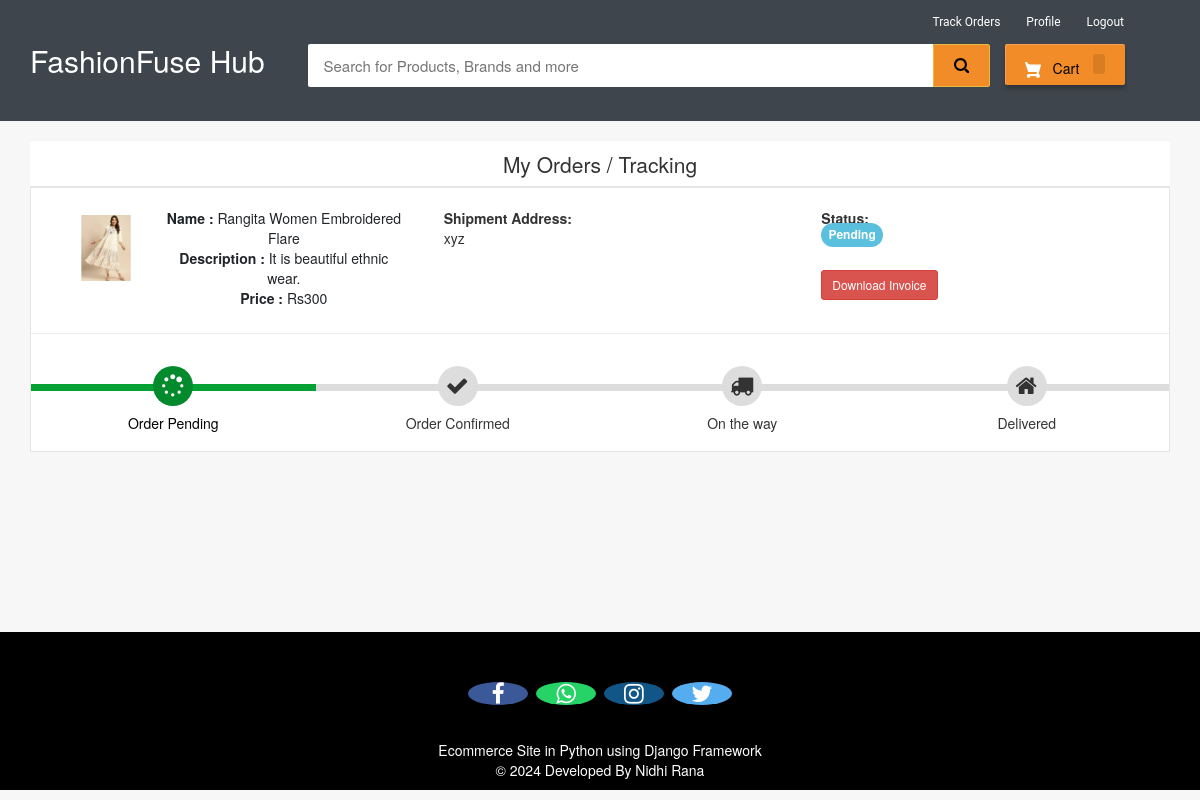
Page /my-order (signed in) on the committed database.
### ecom/models.py (models this page shows, shortened)
class Product(models.Model):
    name=models.CharField(max_length=40)
    product_image= models.ImageField(upload_to='product_image/',null=True,blank=True)
    price = models.PositiveIntegerField()
    description=models.CharField(max_length=40)

class Orders(models.Model):
    STATUS =(
        ('Pending','Pending'),
        ('Order Confirmed','Order Confirmed'),
        ('Out for Delivery','Out for Delivery'),
        ('Delivered','Delivered'),
    )
    customer=models.ForeignKey('Customer', on_delete=models.CASCADE,null=True)
    product=models.ForeignKey('Product',on_delete=models.CASCADE,null=True)
    email = models.CharField(max_length=50,null=True)
    address = models.CharField(max_length=500,null=True)
    mobile = models.CharField(max_length=20,null=True)
    order_date= models.DateField(auto_now_add=True,null=True)
    status=models.CharField(max_length=50,null=True,choices=STATUS)

### ecom/views.py (the view)
# urls.py: path('my-order', views.my_order_view,name='my-order'),
@login_required(login_url='customerlogin')
@user_passes_test(is_customer)
def my_order_view(request):
    customer=models.Customer.objects.get(user_id=request.user.id)
    orders=models.Orders.objects.all().filter(customer_id = customer)
    ordered_products=[]
    for order in orders:
        ordered_product=models.Product.objects.all().filter(id=order.product.id)
        ordered_products.append(ordered_product)
    return render(request,'ecom/my_order.html',{'data':zip(ordered_products,orders)})

### ecom/views.py (called while the page is built)
def is_customer(user):
    return user.groups.filter(name='CUSTOMER').exists()

### templates/ecom/my_order.html (shortened to what this page needs)
{% extends 'ecom/customer_base.html' %}
{% load static %}
{% block content %}
<br>
<div class="container">
    <header class="card-header" style="text-align:center; font-size: 21px"> My Orders / Tracking </header>
    {% for products,order in data %}
    <article class="card">
        <div class="card-body">
            <ul class="row" style="margin-left:20px;margin-top:20px;">
                <li class="col-md-4">
                  <figure class="itemside mb-3">
                    {%for product in products%}
                      <div class="aside"><img src="{% static product.product_image.url %}" class="img-sm border"></div>
                      <figcaption class="info align-self-center">
                          <p class="title"><strong>Name : </strong>{{product.name}} <br> <strong>Description : </strong>{{product.description}} <br> <strong>Price : </strong>Rs{{product.price}}</p>
                      </figcaption>
                  </figure>
                </li>
                <li class="col-md-4">
                    <div class="col"> <strong>Shipment Address:</strong> <br> {{order.address}}</div>
                </li>
                <li class="col-md-4">
                    <div class="col"> <strong>Status:</strong> <br>
                        {% if order.status == 'Pending'%}
                        <td> <span class="label label-info" style="font-size: 12px; border-radius: 30px;">{{order.status}}</span></td>
                        {% elif order.status == 'Delivered' %}
                        <td> <span class="label label-success" style="font-size: 12px; border-radius: 30px;">{{order.status}}</span></td>
                        {% elif order.status == 'Out for Delivery' %}
                        <td> <span class="label label-default" style="font-size: 12px; border-radius: 30px;">{{order.status}}</span></td>
                        {%else%}
                          <td> <span class="label label-primary" style="font-size: 12px; border-radius: 30px;">{{order.status}}</span></td>
                        {%endif%}
                    </div> <br>
                    <h4><a style="text-decoration:none;" href="{% url 'download-invoice' order.id product.id  %}" ><button class="btn btn-danger btn-sm">Download Invoice</button></a></h4>
                </li>
                {%endfor%}
            </ul>
            <hr>
            <div class="track">
                {%if order.status == 'Pending' %}
                <div class="step active"> <span class="icon"> <i style="padding-top:3px; padding-right:25px;" class="fa fa-spinner"></i> </span> <span class="text">Order Pending</span> </div>
                <div class="step "> <span class="icon"> <i style="padding-top:3px; padding-right:25px;" class="fa fa-check"></i> </span> <span class="text"> Order Confirmed</span> </div>
                <div class="step "> <span class="icon"> <i style="padding-top:3px; padding-right:25px;" class="fa fa-truck"></i> </span> <span class="text"> On the way </span> </div>
                <div class="step "> <span class="icon"> <i style="padding-top:3px; padding-right:25px;" class="fa fa-home"></i> </span> <span class="text">Delivered</span> </div>
                {%endif%}
            </div>
        </div>
    </article><br>
    {%endfor%}
</div>
<br><br><br><br><br>
{% endblock content %}

### templates/ecom/customer_base.html (style rules this page uses)
body { background-color: #f7f7f7; }
.fa { font-size: 23px; width: 60px; text-align: center; text-decoration: none; margin: 5px 2px; border-radius: 50%; }
p { text-align: center; }

### templates/ecom/my_order.html (style rules this page uses)
body { background-color: #f7f7f7; }
.container { margin-top: 0px; margin-bottom: 0px }
.card { position: relative; display: -webkit-box; display: -ms-flexbox; display: flex; -webkit-box-orient: vertical; -webkit-box-direction: normal; -ms-flex-direction: column; flex-direction: column; min-width: 0; word-wrap: break-word; background-color: #fff; background-clip: border-box; border: 1px solid rgba(0, 0, 0, 0.1); border-radius: 0.10rem }
.card-header:first-child { border-radius: calc(0.37rem - 1px) calc(0.37rem - 1px) 0 0 }
.card-header { padding: 0.75rem 1.25rem; margin-bottom: 0; background-color: #fff; border-bottom: 1px solid rgba(0, 0, 0, 0.1) }
.track { position: relative; background-color: #ddd; height: 7px; display: -webkit-box; display: -ms-flexbox; display: flex; margin-bottom: 60px; margin-top: 50px }
.track .step { -webkit-box-flex: 1; -ms-flex-positive: 1; flex-grow: 1; width: 25%; margin-top: -18px; text-align: center; position: relative }
.track .step.active:before { background: #05a134 }
.track .step::before { height: 7px; position: absolute; content: ""; width: 100%; left: 0; top: 18px }
.track .step.active .icon { background: #038a2c; color: #fff }
.track .icon { display: inline-block; width: 40px; height: 40px; line-height: 40px; position: relative; border-radius: 100%; background: #ddd }
.track .step.active .text { font-weight: 400; color: #000 }
.track .text { display: block; margin-top: 7px }
.itemside { position: relative; display: -webkit-box; display: -ms-flexbox; display: flex; width: 100% }
.itemside .aside { position: relative; -ms-flex-negative: 0; flex-shrink: 0 }
.img-sm { width: 80px; height: 80px; padding: 7px }
ul.row, ul.row-sm { list-style: none; padding: 0 }
.itemside .info { padding-left: 15px; padding-right: 7px }
.itemside .title { display: block; margin-bottom: 5px; color: #212529 }
p { margin-top: 0; margin-bottom: 1rem }

### rows in the picture
Orders: address "xyz", status "Pending", shows "Order Pending"
Product: product_image (picture), name "Rangita Women Embroidered Flare", description "It is beautiful ethnic wear.", price "300"
